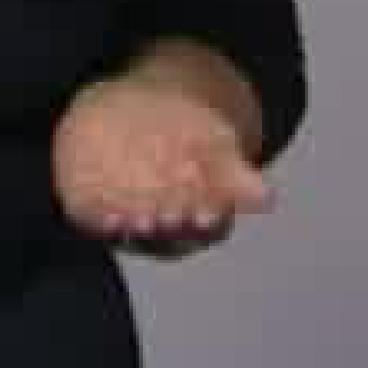
#> input picture computer_vision/algo_datas/CMUHand/algodata/Jackie_unit_10.flv_000152_l.jpg, 368 x 368 px, given in place of 9999.jpg, which was not available
$ python selective_search.py ../../algo_datas/CMUHand/algodata/Jackie_unit_10.flv_000152_l.jpg ../../algo_datas/CMUHand/algodata/Jackie_unit_10.flv_000154_l.jpg
#> lines starting #> are read from the running program, lines starting #| are printed output that depends on the picture
import sys
import cv2

print(cv2.__version__)
if __name__ == '__main__':
    # 使用多线程加速
    cv2.setUseOptimized(True);
    cv2.setNumThreads(4);

    # 读取图片
    # im = cv2.imread(sys.argv[1])
    im = cv2.imread("/Users/binyu/Downloads/dogs-vs-cats/test1/9999.jpg")
#> im is the input picture: shape (368, 368, 3); mean B, G, R 75.9, 76.4, 87.8
    # resize图片
    newHeight = 200
    newWidth = int(im.shape[1] * 200 / im.shape[0])
#> newWidth = 200
    im = cv2.resize(im, (newWidth, newHeight))
#> im: shape (200, 200, 3)

    # 这行代码创建一个Selective Search Segmentation对象，使用默认的参数。
    ss = cv2.ximgproc.segmentation.createSelectiveSearchSegmentation()

    # 设置应用算法的图片
    ss.setBaseImage(im)

    ss.switchToSelectiveSearchFast()
    # [11 lines of commented-out code are left out]
    rects = ss.process()
    print('Total Number of Region Proposals: {}'.format(len(rects)))

    # 只显示100个区域
    numShowRects = 100
    # increment to increase/decrease total number
    # of reason proposals to be shown
    increment = 1

    while True:
        # create a copy of original image
        imOut = im.copy()

        # itereate over all the region proposals
        for i, rect in enumerate(rects):
            # draw rectangle for region proposal till numShowRects
            if (i < numShowRects):
                x, y, w, h = rect
                cv2.rectangle(imOut, (x, y), (x + w, y + h), (0, 255, 0),
                              1, cv2.LINE_AA)
            else:
                break
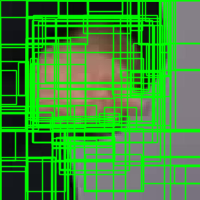
#> imOut: shape (200, 200, 3); mean B, G, R 51.5, 143.6, 58.9

        # # show output
        # cv2.imshow("Output", imOut)

        cv2.imshow('Output', imOut)
        cv2.waitKey(0)
        cv2.destroyAllWindows()

$ run again, on computer_vision/algo_datas/CMUHand/algodata/Jackie_unit_10.flv_000154_l.jpg
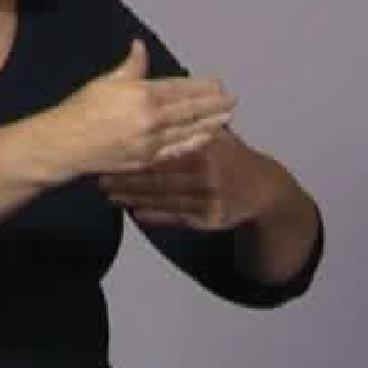
#> input picture computer_vision/algo_datas/CMUHand/algodata/Jackie_unit_10.flv_000154_l.jpg, 368 x 368 px, given in place of 9999.jpg, which was not available
#> im is the input picture: shape (368, 368, 3); mean B, G, R 84.1, 85, 96
#> im: shape (200, 200, 3)
#> after the loop `for i, rect in enumerate(rects):`:
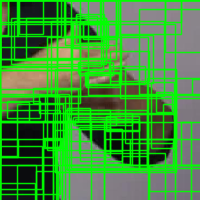
#> imOut: shape (200, 200, 3); mean B, G, R 56.3, 146.4, 63.2

$ run again, on computer_vision/algo_datas/CMUHand/algodata/Jackie_unit_10.flv_000155_l.jpg
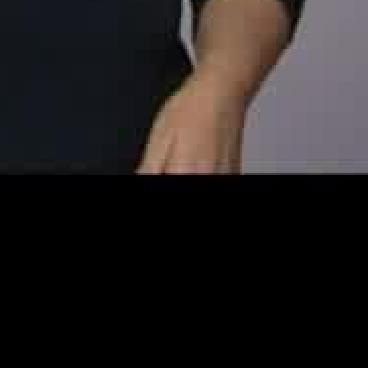
#> input picture computer_vision/algo_datas/CMUHand/algodata/Jackie_unit_10.flv_000155_l.jpg, 368 x 368 px, given in place of 9999.jpg, which was not available
#> im is the input picture: shape (368, 368, 3); mean B, G, R 31.9, 31.9, 35.9
#> im: shape (200, 200, 3)
#> after the loop `for i, rect in enumerate(rects):`:
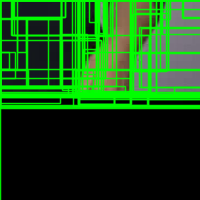
#> imOut: shape (200, 200, 3); mean B, G, R 19.5, 81.9, 21.3
